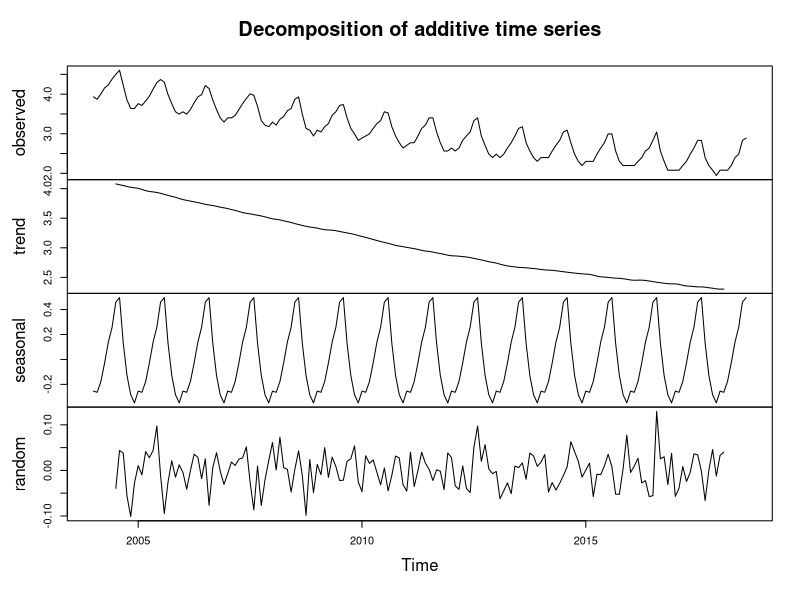
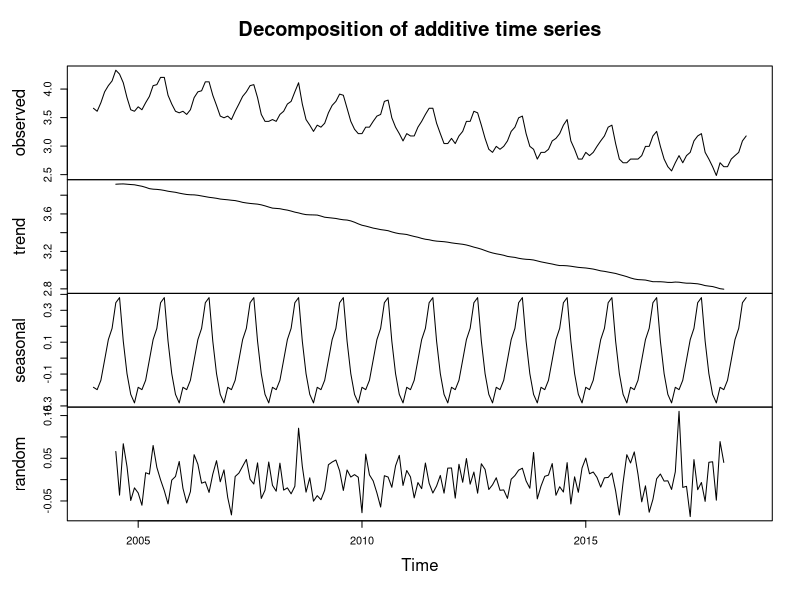
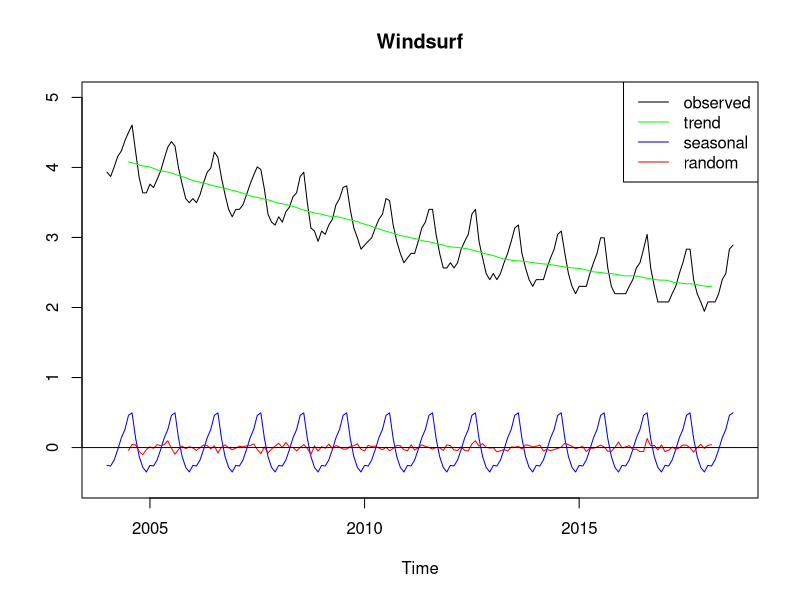
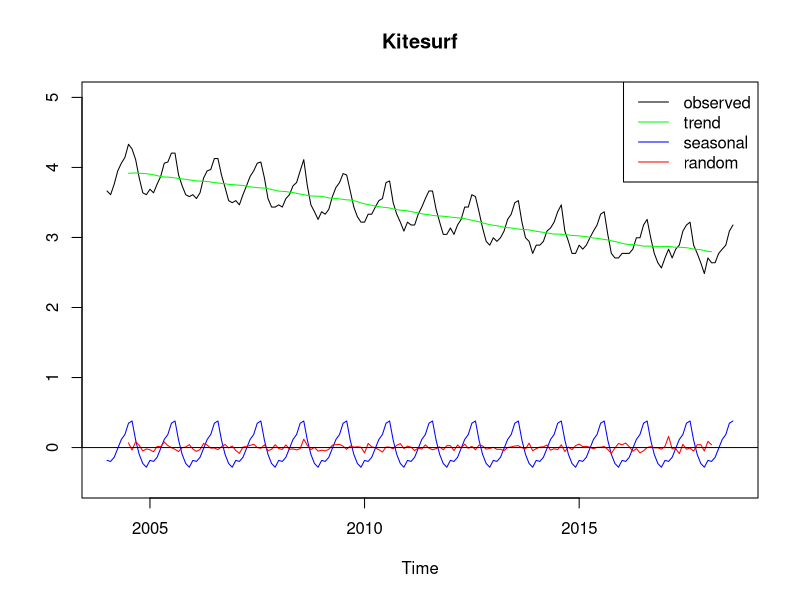
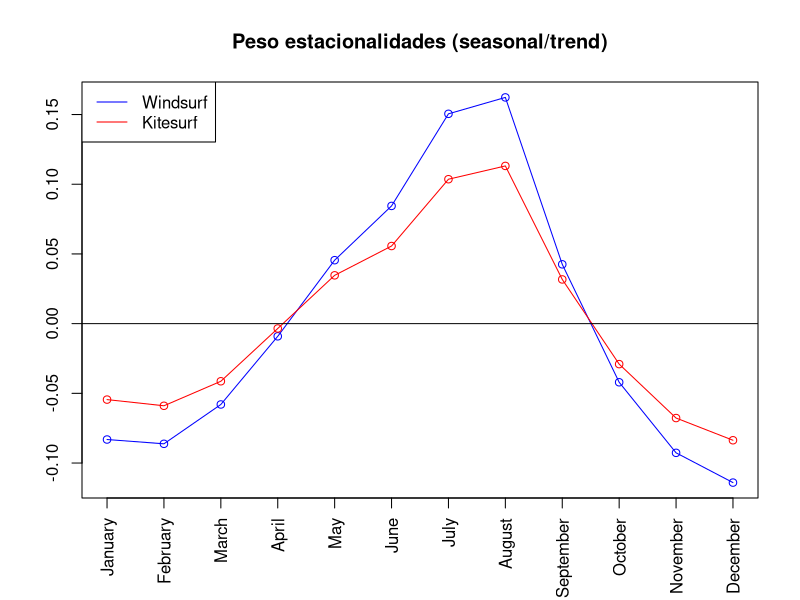
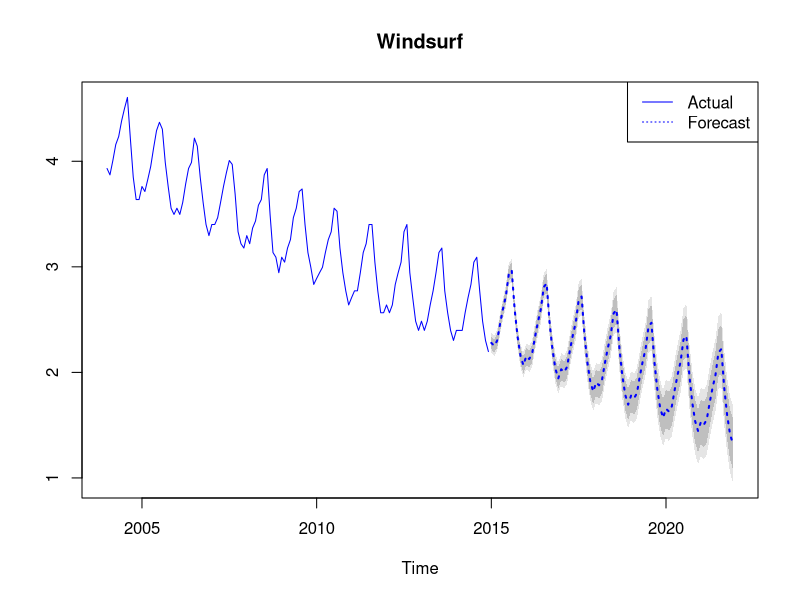
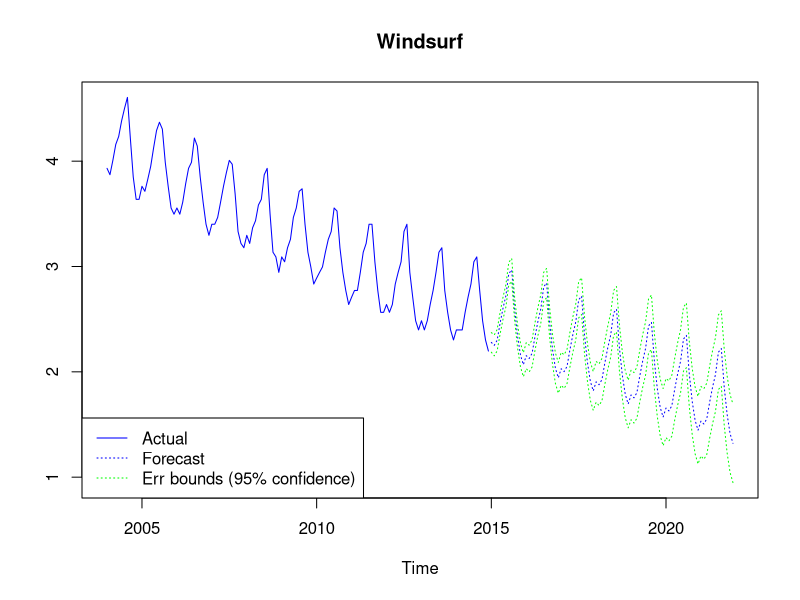
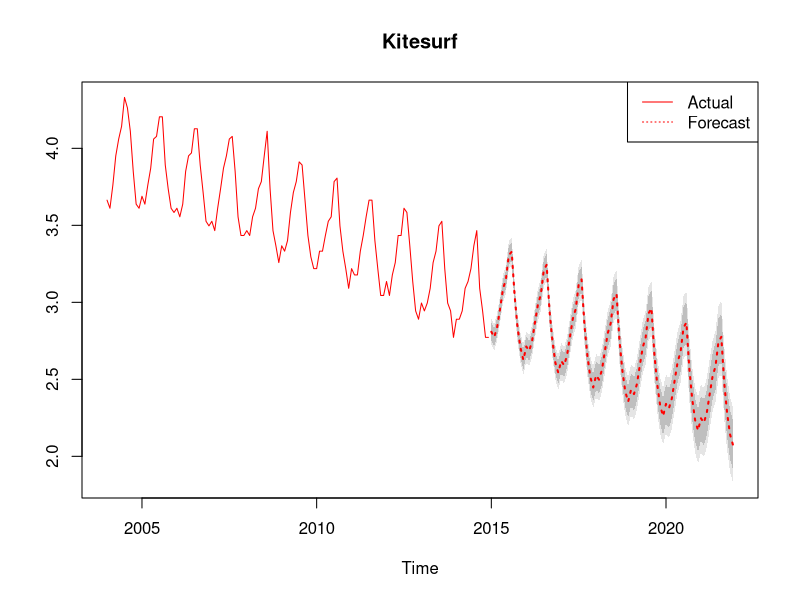

These charts were generated, in order, by the following R code:
# Windsurf vs Kitesurf. Series temporales con R
# www.overfitting.net


# FUNCIÓN AUXILIAR
decomposedts.plot=function(decomposedts, legend=T,
        x='topright', ylab='', ...){
    plot(decomposedts$x, ylab=ylab, ...)
    lines(decomposedts$trend, col='green')
    lines(decomposedts$seasonal, col='blue')
    lines(decomposedts$random, col='red')
    abline(h=0)
    if (legend) legend(x=x, c('observed', 'trend', 'seasonal', 'random'),
        col=c('black', 'green', 'blue', 'red'), lty=c(1,1,1,1))
}


# DESCOMPOSICIÓN SERIES TEMPORALES

# Series temporales mensuales desde ene-04
surf=read.table("surf.csv", sep=',', header=T)  # CSV de Google
windsurfts=ts(surf$Windsurf, frequency=12, start=c(2004,1))
kitesurfts=ts(surf$Kitesurf, frequency=12, start=c(2004,1))

# Corrección logarítmica
logwindsurfts=log(windsurfts)
logkitesurfts=log(kitesurfts)

# Descomposición
logwindsurftscomps=decompose(logwindsurfts)  # type='additive'
logkitesurftscomps=decompose(logkitesurfts)  # type='additive'
plot(logwindsurftscomps)
plot(logkitesurftscomps)
decomposedts.plot(logwindsurftscomps, ylim=c(-0.5, 5), main='Windsurf')
decomposedts.plot(logkitesurftscomps, ylim=c(-0.5, 5), main='Kitesurf')

# Peso de las estacionalidades (seasonal/trend)
plot(logwindsurftscomps$figure/mean(logwindsurftscomps$trend, na.rm=T),
     type='o', col='blue', xaxt='n',
     main='Peso estacionalidades (seasonal/trend)', xlab='', ylab='')
lines(logkitesurftscomps$figure/mean(logkitesurftscomps$trend, na.rm=T),
     type='o', col='red')
abline(h=0)
axis(1, at=1:12, labels=months(ISOdate(2000,1:12,1)), las=2)
legend('topleft', c('Windsurf', 'Kitesurf'), col=c('blue', 'red'), lty=c(1,1))


# FORECASTING ARIMA(p,d,q)(P,D,Q)[m]

library(forecast)  # auto.arima() y forecast()

training=read.table("surftraining.csv", sep=',', header=T)  # ene-04 a dic-14
valid=read.table("surfvalid.csv", sep=',', header=T)  # ene-15 a ago-18

windsurfts=ts(training$Windsurf, frequency=12, start=c(2004,1))
kitesurfts=ts(training$Kitesurf, frequency=12, start=c(2004,1))
windsurfvalidts=ts(valid$Windsurf, frequency=12, start=c(2015,1))
kitesurfvalidts=ts(valid$Kitesurf, frequency=12, start=c(2015,1))

# Corrección logarítmica
logwindsurfts=log(windsurfts)
logkitesurfts=log(kitesurfts)


# Windsurf (2 métodos)
fit=auto.arima(logwindsurfts, trace=T)  # Best model: ARIMA(1,1,1)(0,1,1)[12]
fit=arima(logwindsurfts, order=c(1,1,1), seasonal=list(order=c(0,1,1)))

plot(forecast(fit, h=12*7), col='blue', fcol='blue', flty=3,  # Proy. 7 años
    main='Windsurf', xlab='Time', shadecols=c('gray90','gray75'))
legend('topright', c('Actual', 'Forecast'), col=c('blue','blue'), lty=c(1,3))

forewind=predict(fit, n.ahead=12*7)  # Proy. 7 años
U=forewind$pred+2*forewind$se
L=forewind$pred-2*forewind$se
ts.plot(logwindsurfts, forewind$pred, U, L,
    col=c('blue','blue','green','green'), lty=c(1,3,3,3), main='Windsurf')
legend('bottomleft', c('Actual', 'Forecast', 'Err bounds (95% confidence)'),
    col=c('blue','blue','green'), lty=c(1,3,3))


# Kitesurf (2 métodos)
fit=auto.arima(logkitesurfts, trace=T)  # Best model: ARIMA(0,1,1)(1,1,1)[12]
fit=arima(logkitesurfts, order=c(0,1,1), seasonal=list(order=c(1,1,1)))

plot(forecast(fit, h=12*7), col='red', fcol='red', flty=3,  # Proy. 7 años
    main='Kitesurf', xlab='Time', shadecols=c('gray90','gray75'))
legend('topright', c('Actual', 'Forecast'), col=c('red','red'), lty=c(1,3))

forekite=predict(fit, n.ahead=12*7)  # Proy. 7 años
U=forekite$pred+2*forekite$se
L=forekite$pred-2*forekite$se
ts.plot(logkitesurfts, forekite$pred, U, L,
    col=c('red','red','green','green'), lty=c(1,3,3,3), main='Kitesurf')
legend('bottomleft', c('Actual', 'Forecast', 'Err bounds (95% confidence)'),
    col=c('red','red','green'), lty=c(1,3,3))


# Forecasts desglose
ts.plot(exp(logwindsurfts), exp(forewind$pred),  # exp() deshace logaritmo
    exp(logkitesurfts), exp(forekite$pred),
    windsurfvalidts, kitesurfvalidts,
    col=c('blue','blue','red','red','green','green'),
    lty = c(1,3,1,3,1,1), ylim=c(0,100))
abline(h=0, col='gray')
legend('topright', c('Windsurf', 'Kitesurf', 'Validation', 'Forecast'),
    col=c('blue', 'red', 'green', 'black'), lty=c(1,1,1,3))
